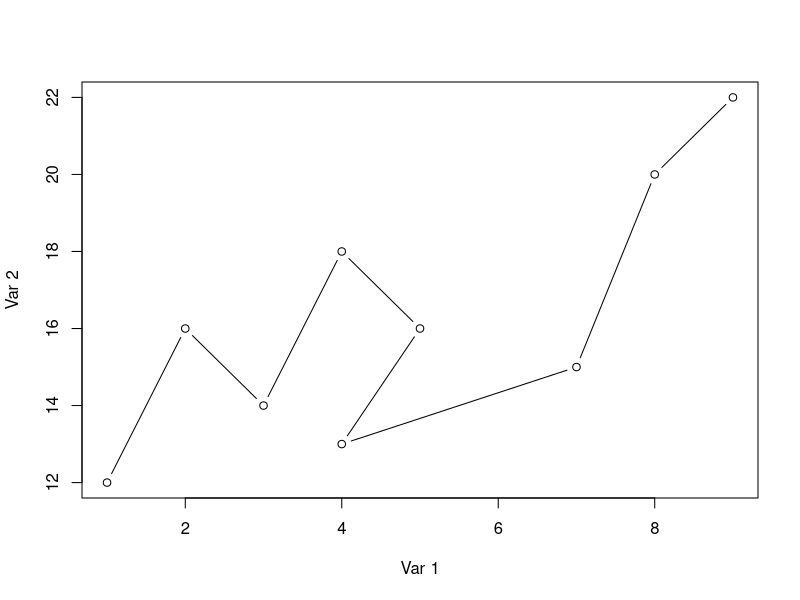
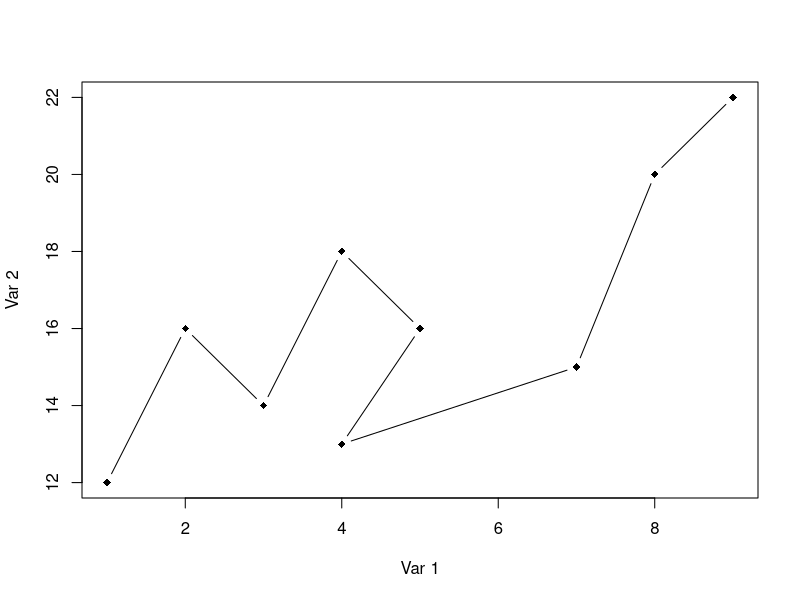
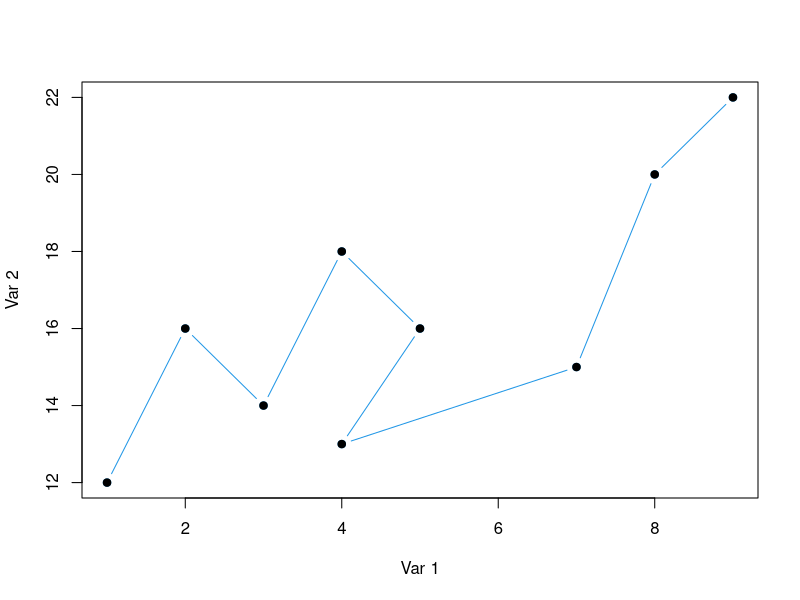
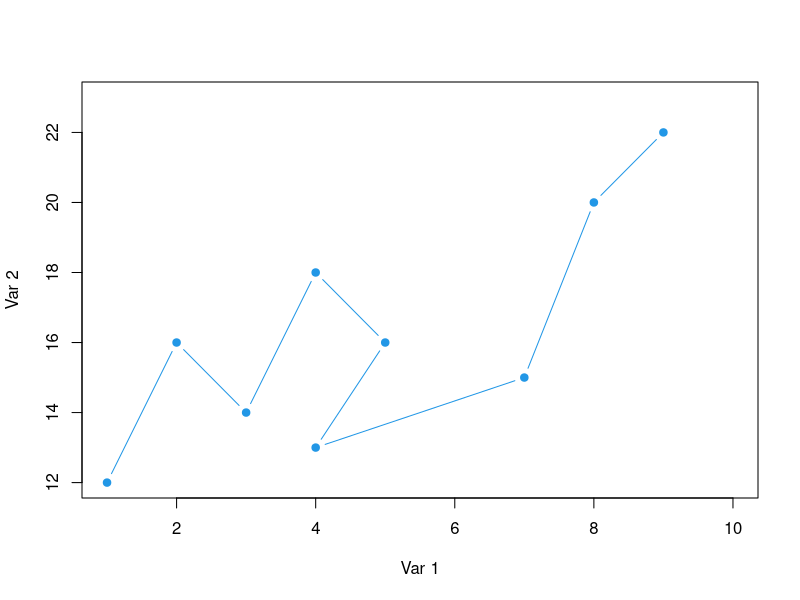

Write the R code that produced these figures, in order. (Note: this script raises an error after producing the figures.)
# Data
x <- c(1, 2, 3, 4, 5, 4, 7, 8, 9)
y <- c(12, 16, 14, 18, 16, 13, 15, 20, 22)

# Connected scatter plot
plot(x, y, type = "b",
     xlab = "Var 1", ylab = "Var 2")

# Symbol
plot(x, y,
     type = "b", pch = 18,
     xlab = "Var 1", ylab = "Var 2")

# Custom points and color
plot(x, y, type = "b", 
     pch = 19, col = 4,
     xlab = "Var 1", ylab = "Var 2")
points(x, y, pch = 19)

# Adding text
plot(x, y, type = "b", 
     xlim = c(1, 10), ylim = c(12, 23),
     pch = 19, col = 4,
     xlab = "Var 1", ylab = "Var 2")
text(x + 0.7, y + 0.4, labels)

# Connected scatter plot with arrows
conArrows <- function(x, y, ...) {
  plot(x, y, pch = "", ...)
  invisible(sapply(1:length(x),
                   function(i) arrows(x[i], y[i],
                                      x[i + 1], y[i + 1], ...)))}

conArrows(x, y)

conArrows(x, y, angle = 20, length = 0.15, col = 4)
